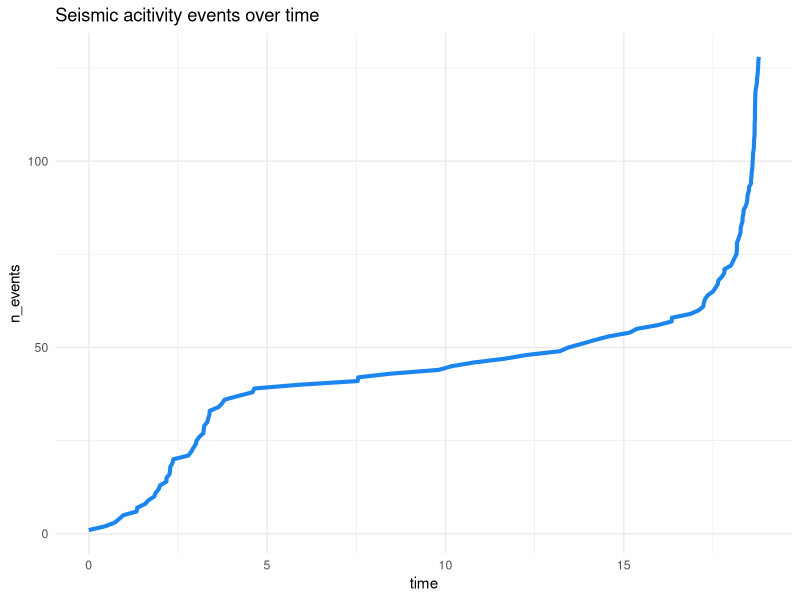

Recreate this plot in R. (Note: this script raises an error after producing the figure.)
library(tidyverse)
library(nloptr)
library(caret)
library(randomForest)

mining <- read_csv("MiningTraining2016.csv", col_names = c("time", "collapse")) %>%
  mutate(time = time / 60000000,
         n_events = seq(1, n(), 1))

theme_set(
  theme_minimal()
)

mining %>%
  ggplot(aes(time, n_events)) +
  geom_line(size = 1.4, colour = "dodgerblue2") +
  ggtitle("Seismic acitivity events over time")

#parameter estimation
dt <- 0.05

w <- 10 # experiment with window width to estimate intensity

n <- 50 # experiment with number of observations of intensity in the model

t0 <- ((n + w) * dt) # earliest time when regression can be fitted

i0 <- (findInterval(t0, mining$time) + 1) # earliest event number 

current_time <- mining$time[i0]

t_grid <- seq(current_time - t0 + dt, current_time, by = dt) # grid at t0

head(t_grid)

events_grid <- findInterval(t_grid, mining$time)

events_grid

N <- length(t_grid)

intensity <- events_grid[(w+1):N] - events_grid[1:(N-w)]

intensity <- intensity / (dt*w) # events per minute

time_grid <- t_grid[(N-n+1):N] # timeGrid contains t_i, i=1,...n

# Use pmax(x, 0.1) to avoid log(0)
log_intensity <- log(pmax(intensity, 0.1))

regression <- function(tc, logRate, regressionTimes, returnError){
  # tc - time of collapse
  # logRate - logarithm of intensity calculated at times t_i, i= 1,...,n
  # regressionTimes - sequence (tc-t_i), i= 1,...,n
  # returnError - logical flag, TRUE if function is used in a minimization procedure; then it returns mean-squared residual
  #               if FALSE return coefficient p, the slope, of the model    
  
  logregressionTimes <- log(tc-regressionTimes)
  linModel <- lm(logRate ~ logregressionTimes)
  if(returnError){ #if we use this function in a minimization procedure
    err <- sqrt(mean(linModel$residuals^2))
    res <- err    
  }
  else{ #we will need the p coefficient after minimization
    p <- linModel$coefficients[2]
    names(p) <- NULL
    res <- p
  }
  return(res)
}

res <- nloptr(x0= current_time+1, 
              eval_f=regression, 
              lb=current_time+0.1, 
              ub=current_time+10, 
              opts=list("algorithm"="NLOPT_LN_COBYLA", "xtol_rel" = 1e-04),
              logRate=log_intensity,
              regressionTimes=time_grid, returnError=TRUE)

tc <- res$solution

p <- regression(res$solution, log_intensity, time_grid, FALSE)

tc_collect <- function(record){
  current_time <- mining$time[record]
  
  t_grid <- seq(current_time - t0 + dt, current_time, by = dt) # grid at t0
  
  events_grid <- findInterval(t_grid, mining$time)
  
  N <- length(t_grid)
  
  intensity <- events_grid[(w+1):N] - events_grid[1:(N-w)]
  
  intensity <- intensity / (dt*w) # events per minute
  
  time_grid <- t_grid[(N-n+1):N] # timeGrid contains t_i, i=1,...n
  
  # Use pmax(x, 0.1) to avoid log(0)
  log_intensity <- log(pmax(intensity, 0.1))
  
  res <- nloptr(x0= current_time+1, 
                eval_f=regression, 
                lb=current_time+0.1, 
                ub=current_time+10, 
                opts=list("algorithm"="NLOPT_LN_COBYLA", "xtol_rel" = 1e-04),
                logRate=log_intensity,
                regressionTimes=time_grid, returnError=TRUE)
  
  tc <- res$solution
  
  p <- regression(res$solution, log_intensity, time_grid, FALSE)
  
  time_to_shock <- tc - current_time
  
  params <- list(tc = tc, p = p, intensity = tail(intensity, 1))
  
  return(params)
}

results_table <- map_df(25:nrow(mining), function(x) tc_collect(record = x)) %>%
  mutate(current_time = mining$time[25:nrow(mining)],
         time_to_shock = tc - current_time)

results_table <- results_table %>%
  mutate(alert_time = c(map(103:1, function(x) max(results_table$current_time) - 
                            results_table$current_time[nrow(results_table) - x]) %>% 
           as.numeric(), 0),
         collapse = ifelse(alert_time < 2, 1, 0)) %>%
  select(current_time, p, intensity, time_to_shock, collapse)

collapse_glm <- glm(collapse ~., data = results_table)

glm_pred <- ifelse(collapse_glm$fitted.values > .4, 1, 0)

#88% accuracy
confusionMatrix(glm_pred, results_table$collapse)

set.seed(1017)
collapse_forest <- randomForest(as.factor(collapse) ~., data = results_table)

forest_pred <- predict(collapse_forest, type = "response")

#94% accuracy
confusionMatrix(forest_pred, results_table$collapse, positive = "1")

mining %>%
  slice(25:128) %>%
  mutate(fores_pred = forest_pred) %>%
  ggplot(aes(time, n_events, colour = forest_pred)) +
  geom_point() +
  ggtitle("Send message after 3-5 positive signals in a row to avoid false alarm")
